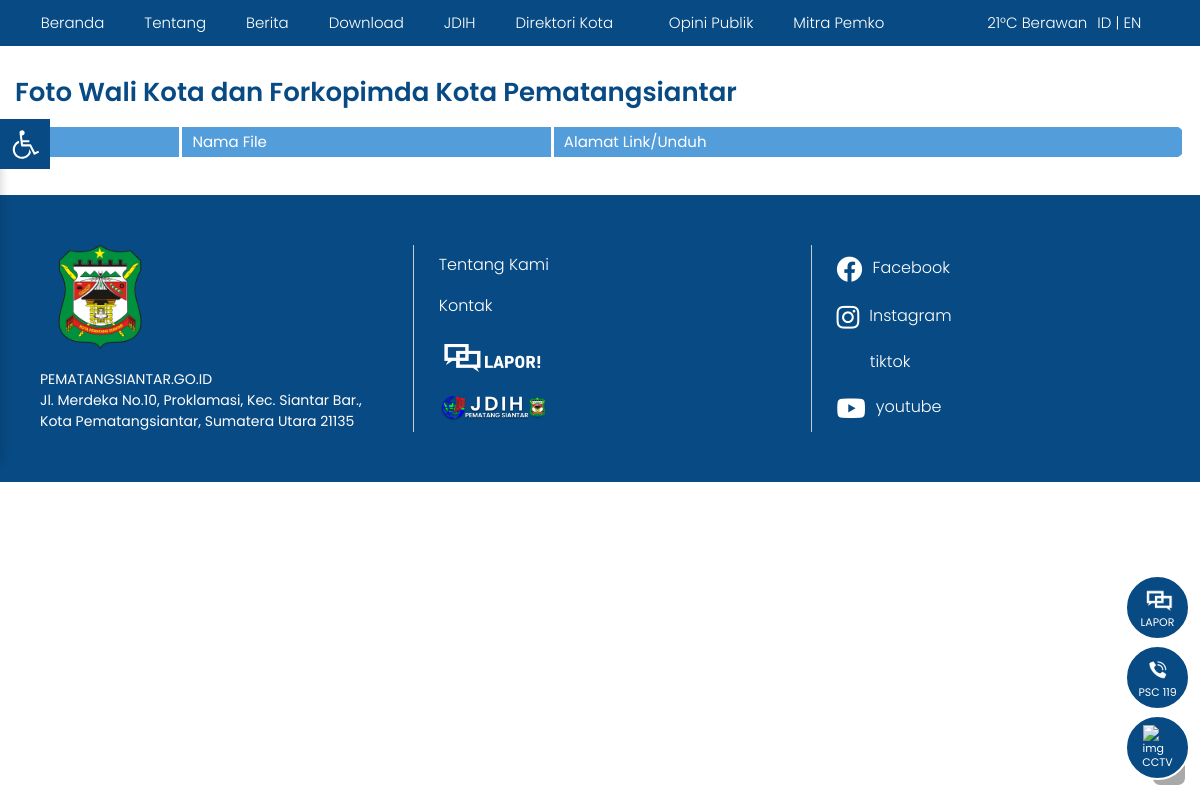
Page /index.php/foto on the earlier database version.
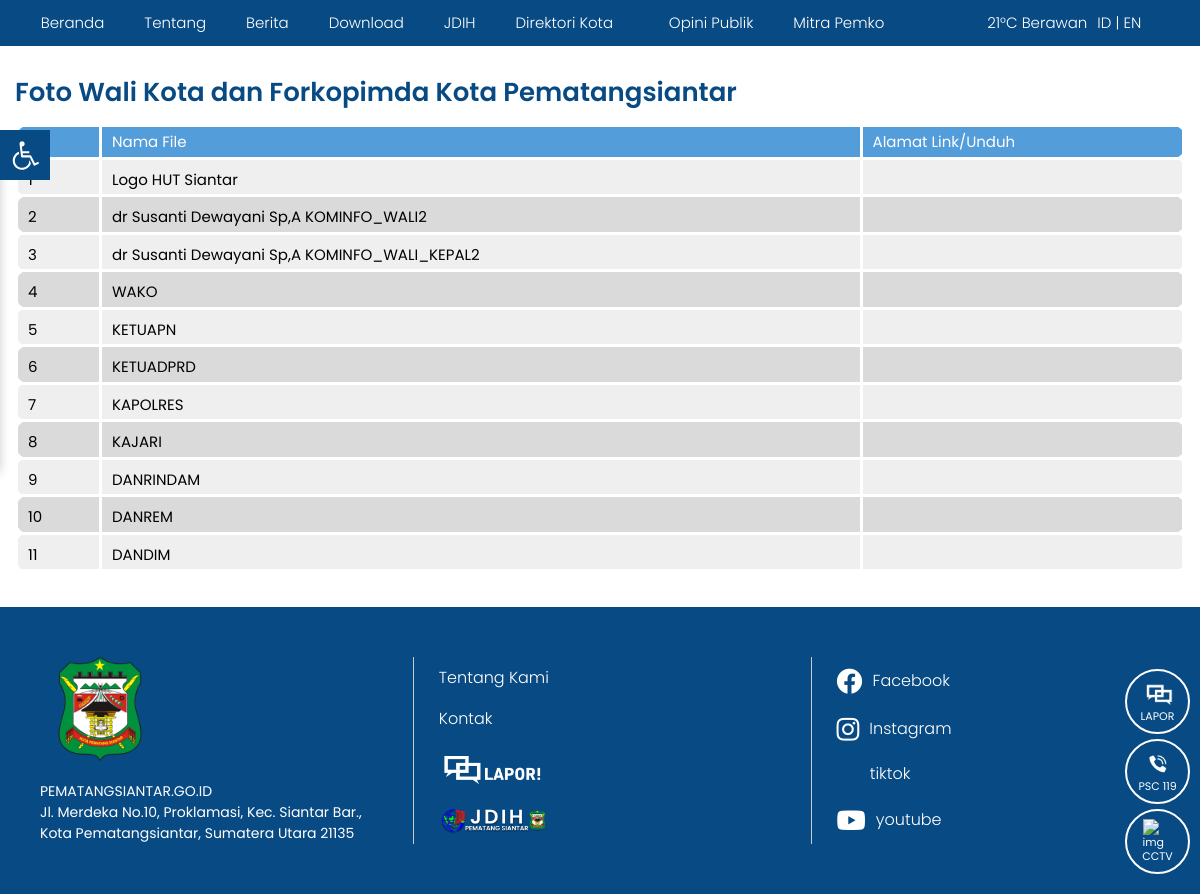
Same page on the later database version.
### tables this page shows
CREATE TABLE `tbl_files` (
  `file_id` int(11) NOT NULL,
  `file_judul` varchar(120) DEFAULT NULL,
  `file_deskripsi` text DEFAULT NULL,
  `file_tanggal` timestamp NULL DEFAULT current_timestamp(),
  `file_oleh` varchar(60) DEFAULT NULL,
  `file_download` int(11) DEFAULT 0,
  `file_data` varchar(120) DEFAULT NULL
);

### application/controllers/Foto.php (called while the page is built, shortened)
<?php
class Foto extends CI_Controller{
	function __construct(){
		$this->load->model('m_files');
		$this->load->helper('download');
		$this->load->model('m_pengunjung');
	}
	function index(){
		$x['data']=$this->m_files->get_all_files();
		$this->load->view('depan/v_foto_wali_kota',$x);
	}
}

### index.php (called while the page is built, shortened)
<?php
require_once BASEPATH.'core/CodeIgniter.php';

### application/models/M_files.php (called while the page is built, shortened)
<?php
class M_files extends CI_Model{
	function get_all_files(){
		$hsl=$this->db->query("SELECT file_id,file_judul,file_deskripsi,DATE_FORMAT(file_tanggal,'%d/%m/%Y') AS tanggal,file_oleh,file_download,file_data FROM tbl_files ORDER BY file_id DESC");
		return $hsl;
	}
}

### application/views/depan/v_foto_wali_kota.php (the view, shortened to what this page needs)
<!DOCTYPE html>
<html lang="id">
  <head>
    <link href="<?php echo base_url().'theme/depan/assets/css/datatable.css'?>" rel="stylesheet" />
    <link href="<?php echo base_url().'theme/depan/assets/css/app.css'?>" rel="stylesheet" />
    <link href="<?php echo base_url().'theme/depan/assets/css/add.css'?>" rel="stylesheet" />
    <link href="<?php echo base_url().'theme/depan/assets/plugins/slick/css/slick.css'?>" rel="stylesheet" />
    <link href="<?php echo base_url().'theme/depan/assets/plugins/slick/css/slick-theme.css'?>" rel="stylesheet" />
  </head>
  <body>
    <div class="bdgcontent">
      <div class="floatmenu">
        <div class="floatmenu__wrap">
        <ul>
            <li>
              <a
                href="https://www.lapor.go.id/instansi/pemerintah-kota-pematang-siantar"
                target="_blank"
                ><img
                  src="<?php echo base_url().'theme/depan/assets/img/floatmenu/lapor-float.png'?>"
                  alt="img"
                /><span>LAPOR</span></a
              >
            </li>
            <li>
              <a href="tel:119" rel="nofollow" target="_blank"
                ><img src="<?php echo base_url().'theme/depan/assets/img/floatmenu/2.png'?>" alt="img" /><span
                  >PSC 119</span
                ></a
              >
            </li>
            <li>
              <a href="https://cctv.pematangsiantar.go.id/"
                ><img src="<?php echo base_url().'theme/depan/assets/img/floatmenu/3.png'?>" alt="img" /><span
                  >CCTV</span
                ></a
              >
            </li>
          </ul>
        </div>
      </div>
      <header class="mainmenu">
        <div class="wrapper">
          <nav class="menu">
            <div class="menu__outer">
              <div class="menu__wrap">
                <div class="menu__left">
                  <div class="menu__utama">
                  <ul>
                      <li class="active">
                        <span
                          ><a class="smuroll" href="<?php echo site_url('');?>"
                            ><i class="fas fa-home"></i> Beranda
                          </a></span
                        >
                      </li>
                      <li class="has-dropdown">
                        <span><a href="<?php echo site_url('about');?>">Tentang</a></span>
                      </li>
                      <li>
                        <span><a href="<?php echo site_url('blog');?>">Berita</a></span>
                      </li>
                      <li class="has-dropdown">
                        <span
                          ><a href="#">Download</a>
                          <i class="idrop fas fa-caret-down"></i
                        ></span>
                      </li>
                      <li>
                        <span><a href="https://jdih.pematangsiantar.go.id/">JDIH</a></span>
                      </li>
                      <li class="has-dropdown">
                        <span
                          ><a href="#">Direktori Kota</a>
                          <i class="idrop fas fa-caret-down"></i
                        ></span>
                      </li>
                      <li>
                        <a href="https://opinipublik.pematangsiantar.go.id/berita/"
                          ><i class="fas fa-exclamation-circle"></i> Opini Publik</a
                        >
                      </li>
                      <li class="has-dropdown">
    <span>
        <a href="#" >Mitra Pemko</a>
        <i class="idrop fas fa-caret-down"></i>
    </span>
</li>
                    </ul>
                  </div>
                </div>
              </div>
            </div>
            <div class="menu__right">
              <div class="hujanbahasa">
                <div class="hujan">21&#176;C Berawan</div>
                <div class="bahasa">
                  <a href="city-directory9bb4.html?lang=id">ID</a> |
                  <a href="city-directory9ed2.html?lang=en">EN</a>
                </div>
              </div>
              <div class="search">
                <div class="search__icon">
                  <i class="scari-icon fas fa-search"></i>
                </div>
              </div>
            </div>
          </nav>
        </div>
      </header>
      <div class="wrapper">
        <div class="mainwrap">
          <div class="sectionrow">
            <div class="dinasterkait">
              <div class="xsection__header">
                <h1 class="xsection__title">Foto Wali Kota dan Forkopimda Kota Pematangsiantar</h1>
              </div>
              <div class="dinasterkait__body">
                <div class="zentable-outer">
                  <table class="zentable cityd-table" id="myTable">
                    <thead>
                      <tr>
                        <td>No</td>
                        <td>Nama File</td>
                        <td>Alamat Link/Unduh</td>
                      </tr>
                    </thead>
                   <tbody>
                   <?php
                      $no = 1;
                      foreach ($data->result() as $row):
                          if ($row->file_oleh == "Foto"):
                      ?>
                          <tr>
                              <td><?php echo $no++;?></td>
                              <td><?php echo $row->file_judul;?></td>
                              <td style="text-align:center;">
                                  <a href="<?php echo site_url('download/get_file/'.$row->file_id);?>" class="btn btn-info">
                                      <i class="fa fa-download" aria-hidden="true" style="color: #253B7B; font-size: 24px;"></i>
                                  </a>
                              </td>
                          </tr>
                      <?php
                          endif;
                      endforeach;
                      ?>
                   </tbody>
                  </table>
                </div>
              </div>
            </div>
          </div>
        </div>
      </div>
      <footer class="bg-blue">
        <div class="wrapper">
          <div class="footer">
            <div class="footer__col">
              <div class="footlogo">
                <img src="<?php echo base_url().'theme/depan/assets/img/logo.png'?>" alt="" />
              </div>
              <div class="footalamat">
              PEMATANGSIANTAR.GO.ID<br />
              Jl. Merdeka No.10, Proklamasi, Kec. Siantar Bar., <br>
               Kota Pematangsiantar, Sumatera Utara 21135
              </div>
            </div>
            <div class="footer__col">
              <ul class="footmenu">
                <li><a href="<?php echo site_url('about');?>">Tentang Kami</a></li>
                <li><a href="<?php echo site_url('kontak');?>">Kontak</a></li>
                <li>
                  <a
                    target="_blank"
                    href="https://www.lapor.go.id/instansi/pemerintah-kota-pematang-siantar"
                    ><img width="110" src="<?php echo base_url().'theme/depan/assets/img/lapor-foot.png'?>" alt=""
                  /></a>
                </li>
                <li>
                  <a target="_blank" href="https://jdih.pematangsiantar.go.id/"
                    ><img width="110" src="<?php echo base_url().'theme/depan/assets/img/jdih-foot.png'?>" alt=""
                  /></a>
                </li>
              </ul>
            </div>
            <div class="footer__col">
              <ul class="sosmedrow">
                <li>
                  <a href="https://www.facebook.com/diskominfopematangsiantar" target="_blank"
                    ><i class="fab fa-facebook"></i>Facebook</a
                  >
                </li>
                <li>
                  <a
                    href="https://www.instagram.com/diskominfopematangsiantar/"
                    target="_blank"
                    ><i class="fab fa-instagram"></i> Instagram</a
                  >
                </li>
                <li>
                  <a href="https://www.tiktok.com/@kominfopematangsiantar?_t=8gL05bIR9Os&_r=1" target="_blank"
                    ><img
                    />&nbsp;&nbsp; tiktok</a
                  >
                </li>
                <li>
                  <a
                    href="https://www.youtube.com/@DiskominfoPematangsiantar"
                    target="_blank"
                    ><i class="fab fa-youtube"></i> youtube</a
                  >
                </li>
              </ul>
            </div>
          </div>
        </div>
      </footer>
    </div>
  </body>
</html>

### theme/depan/assets/css/add.css (style rules this page uses)
.floatmenu { bottom: 15px; }
.floatmenu__wrap ul li img { object-fit: contain; }

Differences in the rows shown:
added tbl_files: file_judul "Logo HUT Siantar"
added tbl_files: file_judul "dr Susanti Dewayani Sp,A KOMINFO_WALI2"
added tbl_files: file_judul "dr Susanti Dewayani Sp,A KOMINFO_WALI_KEPAL2"
added tbl_files: file_judul "WAKO"
added tbl_files: file_judul "KETUAPN"
added tbl_files: file_judul "KETUADPRD"
added tbl_files: file_judul "KAPOLRES"
added tbl_files: file_judul "KAJARI"
added tbl_files: file_judul "DANRINDAM"
added tbl_files: file_judul "DANREM"
added tbl_files: file_judul "DANDIM"
